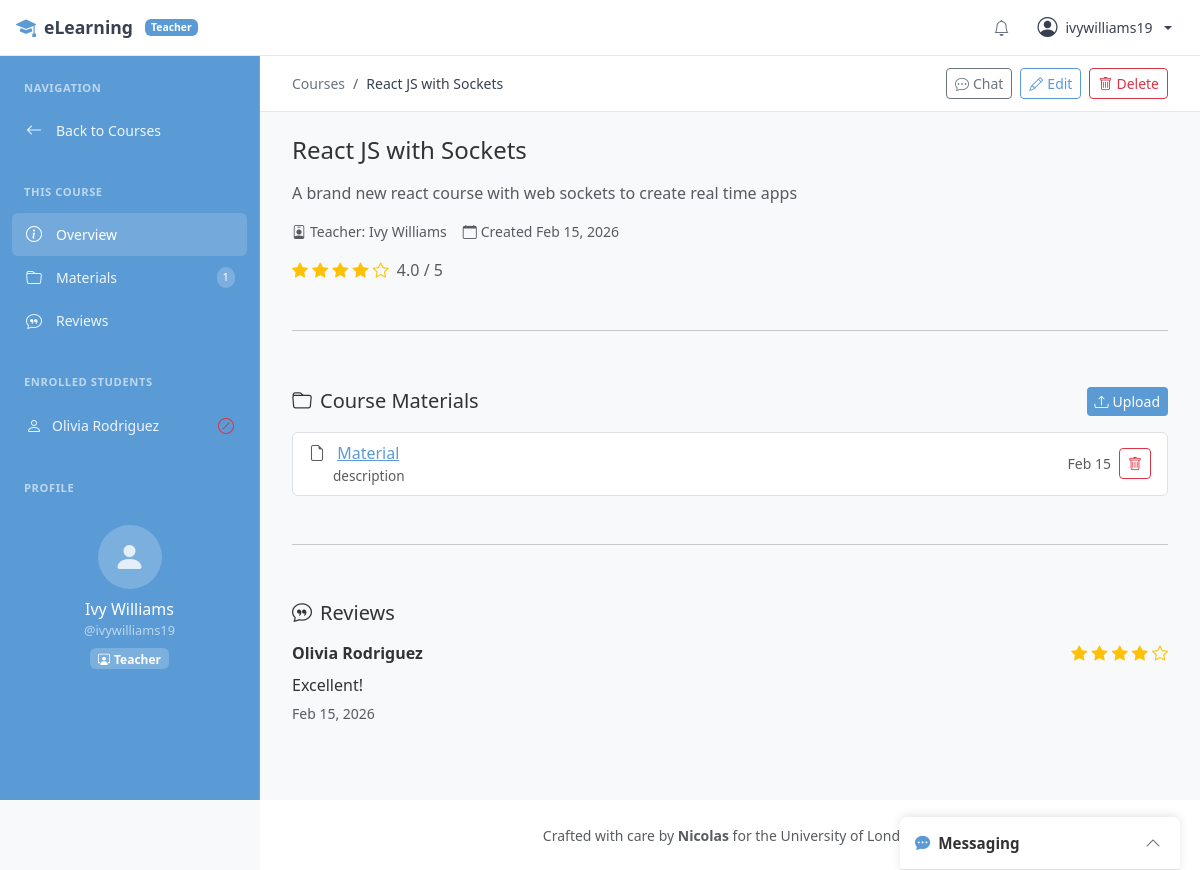
/courses/30/ (signed in), run on an earlier commit of the app's database.
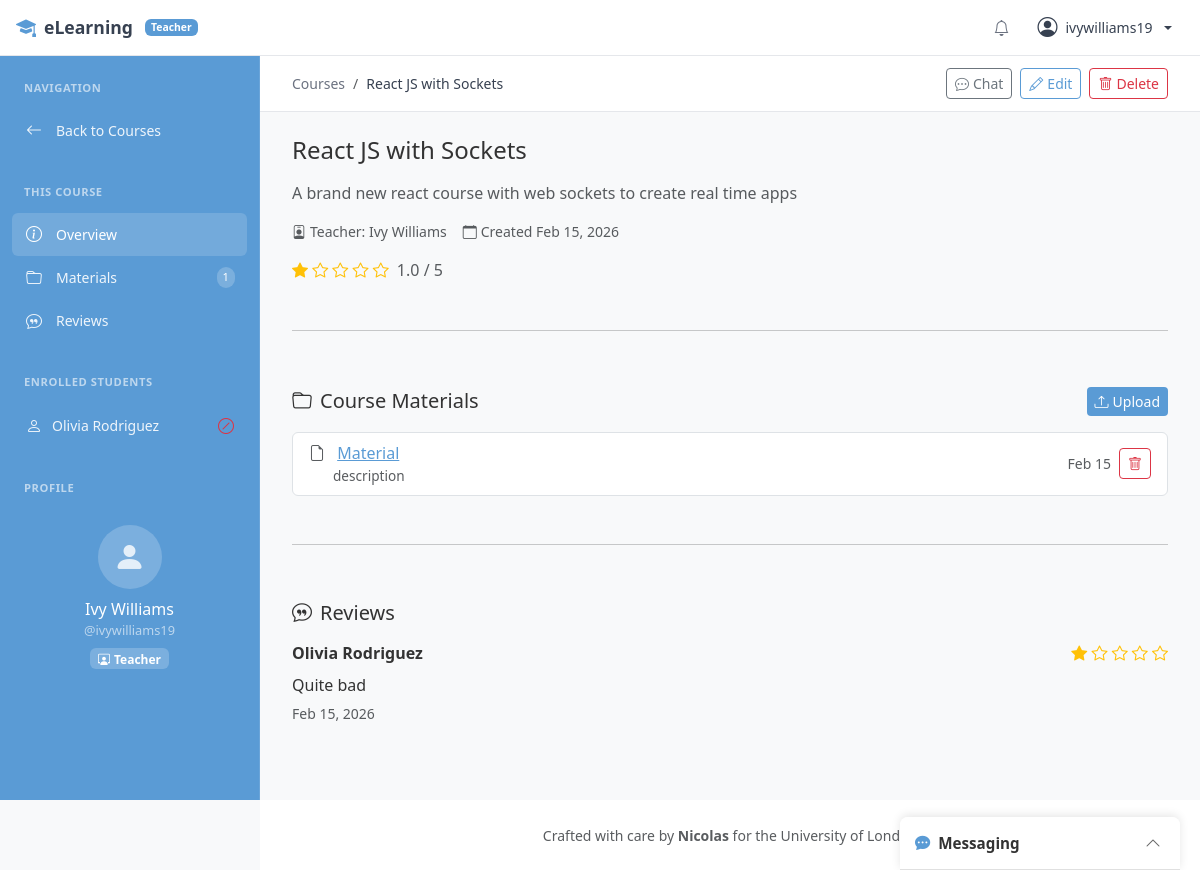
And on a later commit of the database.
### apps/courses/models.py (models this page shows, shortened)
class Course(models.Model):
    title = models.CharField(max_length=200)
    description = models.TextField()
    teacher = models.ForeignKey(
        settings.AUTH_USER_MODEL,
        on_delete=models.CASCADE,
        related_name='courses_teaching'
    )
    created_at = models.DateTimeField(auto_now_add=True)
    updated_at = models.DateTimeField(auto_now=True)
    is_active = models.BooleanField(default=True)
    class Meta:
        ordering = ['-created_at']
    @property
    def average_rating(self):
        from apps.courses.models import CourseFeedback
        feedbacks = CourseFeedback.objects.filter(enrollment__course=self)
        if feedbacks.exists():
            return round(sum(f.rating for f in feedbacks) / feedbacks.count(), 1)
        return None

class CourseFeedback(models.Model):
    enrollment = models.OneToOneField(
        Enrollment,
        on_delete=models.CASCADE,
        related_name='feedback'
    )
    rating = models.PositiveIntegerField(
        validators=[MinValueValidator(1), MaxValueValidator(5)]
    )
    comment = models.TextField(blank=True)
    created_at = models.DateTimeField(auto_now_add=True)
    updated_at = models.DateTimeField(auto_now=True)
    class Meta:
        ordering = ['-created_at']
    @property
    def student(self):
        return self.enrollment.student

class Enrollment(models.Model):
    student = models.ForeignKey(
        settings.AUTH_USER_MODEL,
        on_delete=models.CASCADE,
        related_name='enrollments'
    )
    course = models.ForeignKey(
        Course,
        on_delete=models.CASCADE,
        related_name='enrollments'
    )
    enrolled_at = models.DateTimeField(auto_now_add=True)
    is_active = models.BooleanField(default=True)
    is_blocked = models.BooleanField(default=False)
    class Meta:
        unique_together = ['student', 'course']
        ordering = ['-enrolled_at']

### apps/accounts/models.py (models this page shows, shortened)
class User(AbstractUser):
    class UserType(models.TextChoices):
        STUDENT = 'student', 'Student'
        TEACHER = 'teacher', 'Teacher'
    email = models.EmailField(unique=True)
    user_type = models.CharField(
        max_length=10,
        choices=UserType.choices,
        default=UserType.STUDENT,
    )
    photo = models.ImageField(
        upload_to=profile_photo_path,
        storage=media_storage,
        blank=True,
        null=True,
    )
    bio = models.TextField(blank=True, max_length=500)
    created_at = models.DateTimeField(auto_now_add=True)
    updated_at = models.DateTimeField(auto_now=True)
    @property
    def is_teacher(self):
        return self.user_type == self.UserType.TEACHER

### apps/courses/views.py (the view, shortened to what this page needs)
# urls.py: path('<int:pk>/', views.CourseDetailView.as_view(), name='course_detail'),
class CourseDetailView(LoginRequiredMixin, DetailView):
    model = Course
    template_name = 'courses/course_detail.html'
    context_object_name = 'course'
    def get_context_data(self, **kwargs):
        context = super().get_context_data(**kwargs)
        user = self.request.user
        course = self.object
        enrollment = None
        is_blocked = False
        context['enrollment'] = enrollment
        context['is_blocked'] = is_blocked
        context['is_teacher_owner'] = user == course.teacher
        context['materials'] = course.materials.all()
        context['feedbacks'] = CourseFeedback.objects.filter(
            enrollment__course=course
        ).select_related('enrollment__student')
        return context

### templates/courses/course_detail.html (shortened to what the changed rows need)
{% extends 'base_sidebar.html' %}
{% load markdown_extras %}
{% block breadcrumb %}
<div class="breadcrumb-bar">
    <nav aria-label="breadcrumb">
        <ol class="breadcrumb">
            <li class="breadcrumb-item"><a href="{% url 'courses:course_list' %}">Courses</a></li>
            <li class="breadcrumb-item active">{{ course.title }}</li>
        </ol>
    </nav>
</div>
{% endblock breadcrumb %}
{% block content %}
<section id="course-info" class="mb-4">
    <h4 class="mb-3">{{ course.title }}</h4>
    <p class="text-muted">{{ course.description }}</p>
    <div class="d-flex gap-3 text-muted small mb-3">
        <span><i class="bi bi-person-badge me-1"></i>Teacher: {{ course.teacher.get_full_name|default:course.teacher.username }}</span>
        <span><i class="bi bi-calendar me-1"></i>Created {{ course.created_at|date:"M d, Y" }}</span>
    </div>
    {% if course.average_rating %}
        <div class="mb-3">
            <span class="text-warning">
                {% for i in "12345" %}
                    {% if forloop.counter <= course.average_rating %}
                        <i class="bi bi-star-fill"></i>
                    {% else %}
                        <i class="bi bi-star"></i>
                    {% endif %}
                {% endfor %}
            </span>
            <span class="text-muted ms-1">{{ course.average_rating }} / 5</span>
        </div>
    {% endif %}
</section>
{% if not is_blocked %}
<section id="course-reviews" class="mb-4 pt-2">
    {% if feedbacks %}
        {% for feedback in feedbacks %}
            <div class="mb-3 pb-3 {% if not forloop.last %}border-bottom{% endif %}">
                <div class="d-flex justify-content-between">
                    <strong>{{ feedback.student.get_full_name|default:feedback.student.username }}</strong>
                    <span class="text-warning">
                        {% for i in "12345" %}
                            {% if forloop.counter <= feedback.rating %}
                                <i class="bi bi-star-fill"></i>
                            {% else %}
                                <i class="bi bi-star"></i>
                            {% endif %}
                        {% endfor %}
                    </span>
                </div>
                {% if feedback.comment %}
                    <p class="mb-1 mt-2">{{ feedback.comment }}</p>
                {% endif %}
                <small class="text-muted">{{ feedback.created_at|date:"M d, Y" }}</small>
            </div>
        {% endfor %}
    {% else %}
        <p class="text-muted text-center py-4">No reviews yet.</p>
    {% endif %}
</section>
{% endif %}
{% endblock %}

What changed in the data, as far as the page shows it:
changed through a linked row, Course "React JS with Sockets": average_rating "4.0" → "1.0"
changed CourseFeedback "Olivia Rodriguez": rating 4 → 1 (drawn); comment "Excellent!" → "Quite bad"
